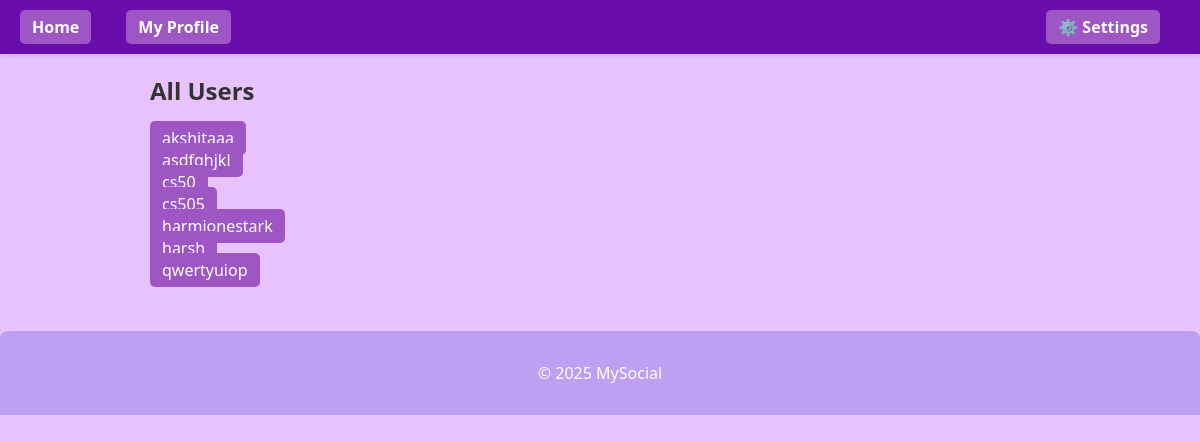
The app's page /users (signed in) with its own data.
### tables this page shows
CREATE TABLE users (
            id INTEGER PRIMARY KEY AUTOINCREMENT,
            username TEXT UNIQUE NOT NULL,
            password_hash TEXT NOT NULL,
            bio TEXT,
            profile_pic TEXT
        );

### app.py (the view)
@app.route("/users")
@login_required
def users():
    conn = sqlite3.connect(DATABASE)
    cursor = conn.cursor()
    cursor.execute("SELECT id, username FROM users WHERE id != ?", (current_user.id,))
    all_users = cursor.fetchall()
    conn.close()
    return render_template("users.html", users=all_users)

### app.py (called while the page is built)
@login_manager.user_loader
def load_user(user_id):
    conn = sqlite3.connect(DATABASE)
    cursor = conn.cursor()
    cursor.execute("SELECT * FROM users WHERE id=?", (user_id,))
    row = cursor.fetchone()
    conn.close()
    if row:
        return User(row[0], row[1], row[2])
    return None

### templates/users.html
{% extends "base.html" %}
{% block content %}
<h2>All Users</h2>
<ul>
{% for user in users %}
  <li><a href="{{ url_for('profile', username=user[1]) }}">{{ user[1] }}</a></li>
{% endfor %}
</ul>
{% endblock %}

### static/css/style.css (style rules this page uses)
body, html { margin: 0; padding: 0; font-family: 'Segoe UI', Tahoma, Geneva, Verdana, sans-serif; background-color: #e8c2fc; color: #333; }
ul { list-style: none; padding: 0; }
a { background-color: #9e56c4; color: #fff; border: none; padding: 6px 12px; border-radius: 5px; cursor: pointer; transition: background 0.3s; text-decoration: none; }

### records on screen
users: username "akshitaaa"
users: username "asdfghjkl"
users: username "cs50"
users: username "cs505"
users: username "harmionestark"
users: username "harsh"
users: username "qwertyuiop"
